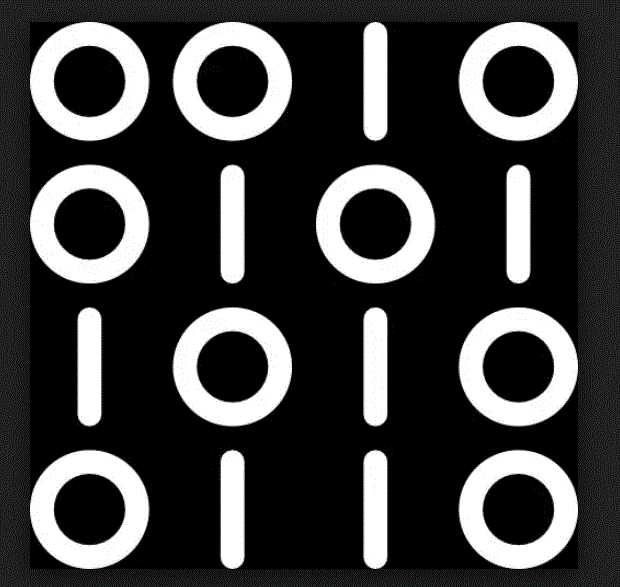
%> input picture binary.GIF, 620 x 587 px
$ octave outBoundaryInBoundary.m   (GNU Octave 9; MATLAB toolbox functions it lacks are replaced by stand-ins)
%> lines starting %> are read from the running program, lines starting %| are printed output that depends on the picture
close all
clear all
A=imread('C:\Users\Sara Latif Khan\OneDrive\Desktop\imgs\binary.GIF');
%> A: size 587x620 uint8; min 0, max 251, mean 62.2
se = strel('square',3);
imgEout = imerode(A,se);
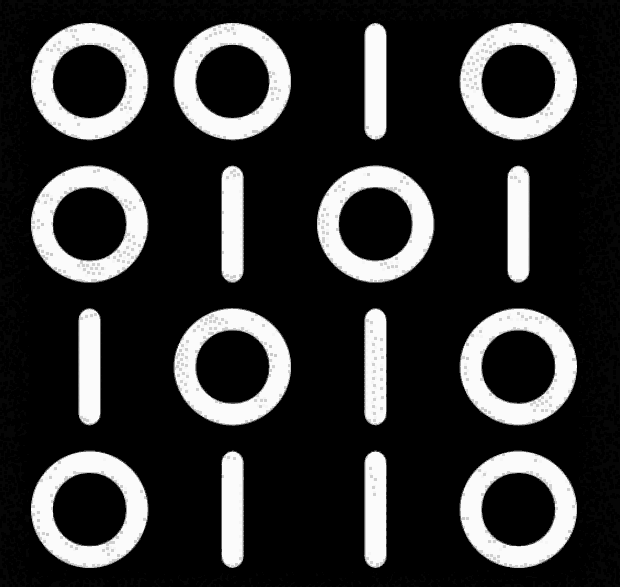
%> imgEout: size 587x620 uint8; min 0, max 251, mean 50.5
st = strel('square',3);
outBound = A - imerode(A,se);
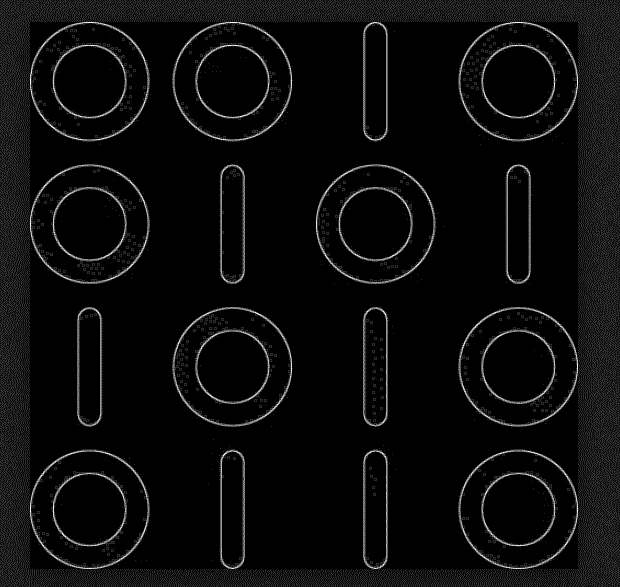
%> outBound: size 587x620 uint8; min 0, max 251, mean 11.7
intBound = imerode(A,se) - A;
%> intBound: size 587x620 uint8; every value is 0

figure,imshow(A);title('Original Image');

figure,imshow(outBound);title('OutBoundary Image');

figure,imshow(intBound);title('intBoundary Image');
